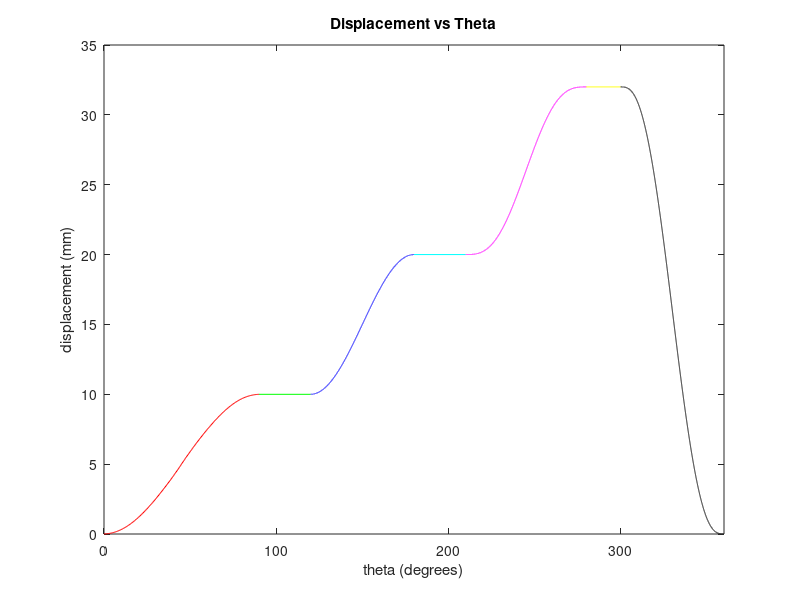

The MATLAB source for this figure: (Note: this script raises an error after producing the figure.)
%% Problem 2
clear;clc;

% Setting up beta, L, and omega variables. Beta is in degrees, omega is in
% degrees/s and L is in mm
L1 = 10;
L3 = 10;
L6 = 12;
L7 = 32; 
beta1 = 90;
beta2 = 45;
beta3 = 60;
beta4 = 30;
beta5 = 70;
beta6 = 20;
beta7 = 60;
omega = 250*6;
ro = 51;


% Best Fitting for the first rise
h1 = [0,0.1,0.3,0.7,1.2,1.8,2.5,3.3,4.1,5];
h2 = [5,5.9,6.7,7.5,8.2,8.8,9.3,9.7,9.9,10];
d1 = 0:5:45;
d2 = 45:5:90;
P1 = polyfit(d1,h1,5);
P2 = polyfit(d2,h2,5);

disp5Poly1 = @(d) P1(1).*d.^5 + P1(2).*d.^4 +P1(3)*d.^3 +P1(4).*d.^2 + P1(5).*d + P1(6);
d5Poly1 = @(d) ((5*P1(1)).*d.^4) + ((4*P1(2)).*d.^3) +((3*P1(3)).*d.^2) +((2*P1(4)).*d) + (P1(5));
vel5Poly1 =  @(d) ((omega*5*P1(1)).*d.^4) + ((omega*4*P1(2)).*d.^3) +((omega*3*P1(3)).*d.^2) +((omega*2*P1(4)).*d) + (omega*P1(5));
acc5Poly1 =  @(d) (((omega^2)*5*4*P1(1)).*d.^3) + (((omega^2)*4*3*P1(2)).*d.^2) +(((omega^2)*3*2*P1(3)).*d) +((omega^2)*2*P1(4));
jerk5Poly1 = @(d) (((omega^3)*5*4*3*P1(1)).*d.^2) + (((omega^3)*2*4*3*P1(2)).*d) +((omega^3)*3*2*P1(3));

disp5Poly2 = @(d) P2(1).*d.^5 + P2(2).*d.^4 +P2(3)*d.^3 +P2(4).*d.^2 + P2(5).*d + P2(6);
d5Poly2 =   @(d) ((5*P2(1)).*d.^4) + ((4*P2(2)).*d.^3) +((3*P2(3)).*d.^2) +((2*P2(4)).*d) + (P2(5));
vel5Poly2 =  @(d) ((omega*5*P2(1)).*d.^4) + ((omega*4*P2(2)).*d.^3) +((omega*3*P2(3)).*d.^2) +((omega*2*P2(4)).*d) + (omega*P2(5));
acc5Poly2 =  @(d) (((omega^2)*5*4*P2(1)).*d.^3) + (((omega^2)*4*3*P2(2)).*d.^2) +(((omega^2)*3*2*P2(3)).*d) +((omega^2)*2*P2(4));
jerk5Poly2 = @(d) (((omega^3)*5*4*3*P2(1)).*d.^2) + (((omega^3)*4*3*2*P2(2)).*d) +((omega^3)*3*2*P2(3));


% setting up displacement, velocity, acceleration, and jerk functions for harmonic, cycloidal, and 3-4-5 fall
dispHarmonic = @(L,B,d) (L/2).*(1 - cos(((pi/deg2rad(B)).*deg2rad(d))));
dHarmonic = @(L,B,d) ((L/2)*(pi/B)).*sin((pi/deg2rad(B)).*deg2rad(d));
velHarmonic = @(L,B,d) ((L/2)*(pi/B)*omega).*sin((pi/deg2rad(B)).*deg2rad(d));
accHarmonic = @(L,B,d) ((L/2)*((pi/B)*omega)^2).*cos((pi/deg2rad(B)).*deg2rad(d));
jerkHarmonic = @(L,B,d) (-(L/2)*((pi/B)*omega)^3).*sin((pi/deg2rad(B)).*deg2rad(d));

dispCycloid = @(L,B,d) L.*((d./B) - (1/(2*pi)*sind((2*180/(B)).*(d))));
dCycloid = @(L,B,d) (L/B)*(1- cos((2*pi/deg2rad(B)).*deg2rad(d)));
velCycloid = @(L,B,d) (L*omega/B)*(1- cos((2*pi/deg2rad(B)).*deg2rad(d)));
accCycloid = @(L,B,d) (2*pi*L)*(omega/B)^2*sin((2*pi).*deg2rad(d)./deg2rad(B));
jerkCycloid = @(L,B,d) ((2*pi)^2*L)*(omega/B)^3*cos((2*pi).*deg2rad(d)./deg2rad(B));

disp345Poly = @(L,B,d) L-(L.*((10.*(d./B).^3) - (15.*(d./B).^4) + (6.*(d./B).^5)));
d345Poly = @(L,B,d)  -(L*(((30).*(d.^2)./(B^3)) - ((60).*(d.^3)./(B^4)) + ((30).*(d.^4)./(B^5))));
vel345Poly = @(L,B,d)  -(L*(((30*omega).*(d.^2)./(B^3)) - ((60*omega).*(d.^3)./(B^4)) + ((30*omega).*(d.^4)./(B^5))));
acc345Poly = @(L,B,d) -(L*(((60*(omega^2)).*(d)./(B^3)) - ((180*(omega^2)).*(d.^2)./(B^4)) + ((120*(omega^2))*(d.^3)./(B^5))));
jerk345Poly = @(L,B,d) -(L*((60*(omega^3)/(B^3)) - ((360*(omega^3)).*(d)./(B^4)) + ((360*(omega^3)).*(d.^2)./(B^5))));

x1a = 0:0.01:45;
x1b = 45:0.01:90; 
x2 = 90:0.01:120;
tempY2 = zeros(1,length(x2));
tempY2disp = tempY2 + disp5Poly2(90);
tempY2vel = tempY2 + vel5Poly2(90);
x3 = 120:0.01:180;
x4 = 180:0.01:210;
tempY4 = zeros(1,length(x4));
tempY4disp = tempY4 + dispHarmonic(L3,beta3,180);
tempY4vel = tempY4 + velHarmonic(L3,beta3,180);
x5 = 210:0.01:280;
x6 = 280:0.01:300;
tempY6 = zeros(1,length(x6));
tempY6disp = tempY6 + 20 +dispCycloid(L6,beta5,70);
tempY6vel = tempY6 + velCycloid(L6,beta5,70);
x7 = 300:0.01:360;

%subplot(4,1,1);
plot(linspace(0,45),disp5Poly1(linspace(0,45)),'r');
hold on;
plot(linspace(45,90),disp5Poly2(linspace(45,90)),'r');
hold on;
plot([90,120],[disp5Poly2(90),disp5Poly2(90)],'g');
hold on;
plot(x3, 10+ dispHarmonic(L3,beta3,x3),'b');
hold on;
plot([180,210],[(10+ dispHarmonic(L3,beta3,180)),(10+ dispHarmonic(L3,beta3,180))],'c');
hold on;
plot(x5,20+ dispCycloid(L6,beta5,(0:0.01:70)),'m');
hold on;
plot(x6,tempY6disp,'y');
hold on;
plot(x7,disp345Poly(L7,beta7,(0:0.01:60)),'k');
xlim([0,360])
title('Displacement vs Theta')
ylabel('displacement (mm)');
xlabel('theta (degrees)')
yline(32);
legend('5th order poly','','dwell','harmonic','dwell','cycloidal','dwell','345 fall')

% subplot(4,1,2);
% plot(x1a,vel5Poly1(x1a),'r');
% hold on;
% plot(x1b,vel5Poly2(x1b),'r');
% hold on;
% plot([90,120],[vel5Poly2(90),vel5Poly2(90)],'g');
% hold on;
% plot(x3,velHarmonic(L3,beta3,x3),'b');
% hold on;
% plot([180,210],[velHarmonic(L3,beta3,180),velHarmonic(L3,beta3,180)],'c');
% hold on;
% plot(x5,velCycloid(L3,beta5,(0:0.01:70)),'m');
% hold on;
% plot([280,300],[velCycloid(L3,beta5,(70)),velCycloid(L3,beta5,(70))],'y');
% hold on;
% plot(x7,vel345Poly(L7,beta7,0:0.01:60),'k');
% xlim([0,360])
% title('Velocity vs Theta')
% ylabel('Velocity (mm/deg)');
% xlabel('Theta (degrees)')
% legend('5th order poly','','dwell','harmonic','dwell','cycloidal','dwell','345 fall')
% 
% subplot(4,1,3);
% plot(x1a,acc5Poly1(x1a),'r');
% hold on;
% plot([45,45],[acc5Poly1(45),acc5Poly2(45)],'r.-')
% hold on;
% plot(x1a,acc5Poly1(x1a),'r');
% hold on;
% plot([90,90],[acc5Poly2(90),0],'r.-')
% hold on;
% plot(x1b,acc5Poly2(x1b),'r');
% hold on;
% plot([90,120],[0,0],'g');
% hold on;
% plot([120,120],[0,accHarmonic(L3,beta3,120)],'g.-')
% hold on;
% plot(x3,accHarmonic(L3,beta3,x3),'b');
% hold on;
% plot([180,180],[accHarmonic(L3,beta3,180),0],'b.-')
% hold on;
% plot([180,210],[0,0],'c');
% hold on;
% plot(x5,accCycloid(L3,beta5,0:0.01:70),'m');
% hold on;
% plot([280,300],[0,0],'y');
% hold on;
% plot(x7,acc345Poly(L7,beta7,0:0.01:60),'k');
% xlim([0,360])
% title('Acceleration vs Theta')
% ylabel('Acceleration (mm/(deg)^2)');
% xlabel('Theta (degrees)')
% legend('5th order poly','','','','','dwell','','harmonic','','dwell','cycloidal','dwell','345 fall')
% 
% subplot(4,1,4);
% plot(x1a,jerk5Poly1(x1a),'r');
% hold on;
% plot(x1b,jerk5Poly2(x1b),'r');
% hold on;
% plot([90,90],[jerk5Poly2(90),0],'r.-')
% hold on;
% plot([90,120],[0,0],'g');
% hold on;
% plot(x3,jerkHarmonic(L3,beta3,x3),'b');
% hold on;
% plot([180,210],[0,0],'c','LineWidth',1);
% hold on;
% plot([210,210],[0,jerkCycloid(L3,beta5,0)],'c.-')
% hold on;
% plot(x5,jerkCycloid(L3,beta5,x5),'m');
% hold on;
% plot([280,280],[jerkCycloid(L3,beta5,70),0],'m.-')
% hold on;
% plot([280,300],[0,0],'y');
% hold on;
% plot([300,300],[0,jerk345Poly(L7,beta7,0)],'y.-')
% hold on;
% plot(x7,jerk345Poly(L7,beta7,0:0.01:60),'k');
% xlim([0,360])
% title('Jerk vs Theta')
% ylabel('Jerk (mm/(deg)^3)');
% xlabel('theta (degrees)')
% legend('5th order poly','','','dwell','harmonic','dwell','','cycloidal','','dwell','','345 fall')
% 
% %% part b
% %pressure angle phi = atan((dy/dtheta)/(ro+y))
% tableX = 0:30:360;
% tableY = [rad2deg(atan((d5Poly1(0)/(ro+disp5Poly1(0))))),... 
%     rad2deg(atan((d5Poly1(30)/(ro+disp5Poly1(30))))),... 
%     rad2deg(atan((d5Poly2(60)/(ro+disp5Poly2(60))))),... 
%     rad2deg(atan((d5Poly2(90)/(ro+disp5Poly2(90))))),... 
%     rad2deg(atan((dHarmonic(L3,beta3,120)/(ro+(dispHarmonic(L3,beta3,120) +10))))),... 
%     rad2deg(atan((dHarmonic(L3,beta3,150)/(ro+(dispHarmonic(L3,beta3,150) + 10))))),... 
%     rad2deg(atan((dHarmonic(L3,beta3,180)/(ro+(dispHarmonic(L3,beta3,180) + 10))))),...
%     rad2deg(atan((dCycloid(L3,beta5,0)/(ro+(dispCycloid(L3,beta5,0) + 20))))),... 
%     rad2deg(atan((dCycloid(L3,beta5,30)/(ro+(dispCycloid(L3,beta5,30) + 20))))),...
%     rad2deg(atan((dCycloid(L3,beta5,60)/(ro+(dispCycloid(L3,beta5,60) + 20))))),...
%     rad2deg(atan((d345Poly(L7,beta7,0)/(ro+disp345Poly(L7,beta7,0))))),...
%     rad2deg(atan((d345Poly(L7,beta7,30)/(ro+disp345Poly(L7,beta7,30))))),...
%     rad2deg(atan((d345Poly(L7,beta7,60)/(ro+disp345Poly(L7,beta7,60)))))]
% 
% figure (2)
% y0 = atan((d5Poly1(0:0.01:45)./(ro+disp5Poly1(0:0.01:45))));
% plot(0:0.01:45,y0,'r');
% hold on;
% y1 = atan(d5Poly2(linspace(45,90))./(ro+disp5Poly2(linspace(45,90))));
% plot(linspace(45,90),y1,'r');
% hold on;
% t1 = atan(d5Poly2(90)./(ro+disp5Poly2(90)));
% plot([90,120],[t1,t1],'g');
% hold on;
% y2 = atan(dHarmonic(L3,beta3,x3)./(ro+10+dispHarmonic(L3,beta3,x3)));
% plot(x3, y2,'b');
% hold on;
% t2 = atan(dHarmonic(L3,beta3,180)./(ro+10+ dispHarmonic(L3,beta3,180)));
% plot([180,210],[t2,t2],'c');
% hold on;
% y3 = atan(dCycloid(L3,beta5,0:0.01:70)./(ro+(dispCycloid(L3,beta5,0:0.01:70) + 20)));
% plot(x5,y3,'m');
% hold on;
% t3 = atan(dCycloid(L3,beta5,70)./(ro+(dispCycloid(L3,beta5,70) + 20)));
% plot([280,300],[t3,t3],'y');
% hold on;
% y4 = atan(d345Poly(L7,beta7,0:0.01:60)./(ro+disp345Poly(L7,beta7,0:0.01:60)));
% plot(x7,y4,'k');
% xlim([0,360])
% ylim([(-16*10^(-3)),(4*10^(-3))])
% title('Pressure Angle vs Theta')
% ylabel('Pressure angle (rad)');
% xlabel('theta (degrees)')
%  legend('5th order poly','','dwell','harmonic','dwell','cycloidal','dwell','345 fall')
